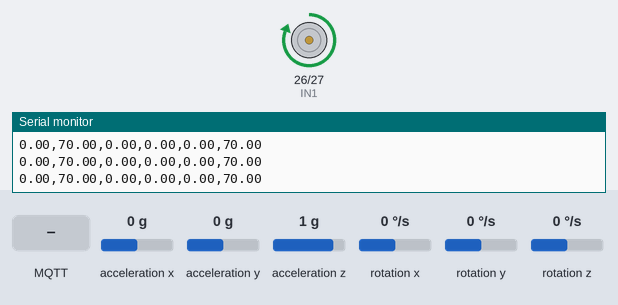
A sketch run on a simulated ESP32. On the bench: motor-driver pin pairs drawn as motors (green arrow = first pin HIGH = forward, orange = second pin HIGH = backward, longer = more drive), the last lines printed to the serial monitor. Wiring (inferred from the names in the program): MPU-6050 motion sensor at I2C address 0x68. The inputs (shaded band) are chosen by the test bench; at power-on: acceleration z 1 g, rotation x 0 °/s, acceleration x 0 g, acceleration y 0 g, rotation y 0 °/s, rotation z 0 °/s. WiFi joins after 1.5 s; servers stay silent unless stated; no MQTT or app messages arrive unless stated.

Above: at 3.2 s.
3.3 s: acceleration z set to 0.1 g
4.8 s: acceleration z set to -0.2 g
At 5.7 s:
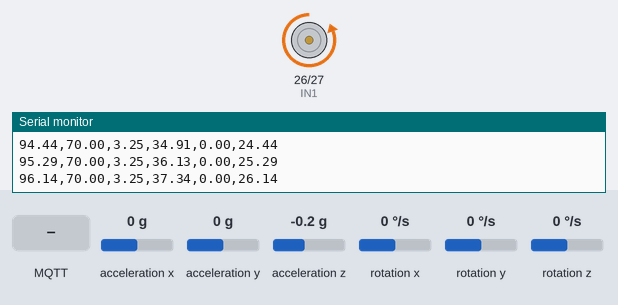
6.8 s: rotation x set to -100 °/s
At 9.7 s:
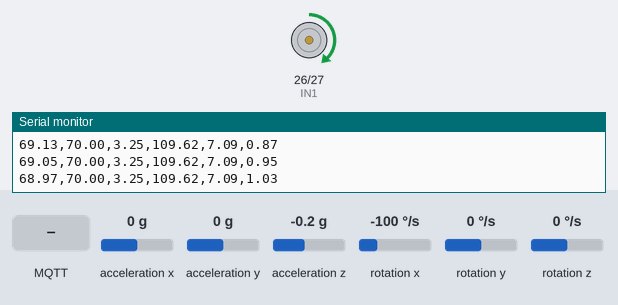
9.8 s: MQTT message "1" arrives on the first subscribed topic
12.8 s: MQTT message "on" arrives on the first subscribed topic
15.8 s: rotation x set to 0 °/s
Timing chart, 0 to 18.3 s (numbered marks = the images above; inputs shaded):
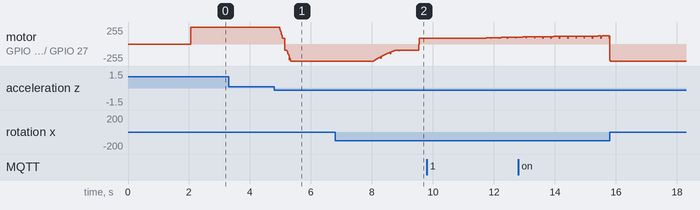

Measured:
- the behaviour switches between 0 and -0.1 g on acceleration z (found by bisection; images 0 and 1)

The sketch:

ESP32_code.ino
```cpp
#include <Wire.h>
#include <math.h>
#include <WiFi.h>
#include <PubSubClient.h>
#include <ArduinoJson.h>

#define MPU_ADDR 0x68

// ===== MOTOR PINS =====
#define IN1 26
#define IN2 27

// ===== PWM SETTINGS (ESP32 CORE 3.x) =====
const int freq = 5000;
const int resolution = 8;

// ===== WIFI & MQTT CONFIG =====
const char *ssid = "GlobeAtHome_81223_2.4"; //wifi name of common network
const char *password = "PWKatb2E"; //password of common network
const char *mqttBroker = "192.168.254.118"; //change to IP of server device
const int mqttPort = 1883;
const char *publishTopic = "performanceData";
const char *subscribeTopic = "commandData";

WiFiClient espClient;
PubSubClient client(espClient);
unsigned long lastMsg = 0;
char msg[50];
int value = 0;

// ===== PID PARAMETERS =====
float Kp = 15.0;
float Ki = 0.5;
float Kd = 3.5;

float roll = 0;
float setpoint = 70.0;
float integral = 0;
float previous_error = 0;
unsigned long timer;
const int READ_CYCLE_TIME = 1000;

// ===== ANALYTICS =====
unsigned long startTime = 0;
float maxRoll = 0;
bool systemStarted = false;
bool riseTimeCaptured = false;
bool settlingTimeCaptured = false;

float riseTime = 0;
float settlingTime = 0;
float overshoot = 0;
float steadyStateError = 0;
unsigned long settleStart = 0;


// CONNECT ESP32 TO COMMON WIFI NETWORK
void initWiFi() {
  WiFi.mode(WIFI_STA);
  WiFi.begin(ssid,password);
  Serial.print("Connecting to WiFi...");
  while (WiFi.status() != WL_CONNECTED) {
    Serial.print(".");
    delay(1000);
  }
  Serial.println(WiFi.localIP());
}

void callback(char* topic, byte* message, unsigned int length) {
  Serial.print("Message arrived on topic: ");
  Serial.print(topic);
  Serial.print(". Message: ");
  String messageTemp;

  for (int i = 0; i < length; i++) {
    Serial.print((char)message[i]);
    messageTemp += (char)message[i];
  }
}

void reconnect() {
  // Loop until we're reconnected
  while (!client.connected()) {
    Serial.print("Attempting MQTT connection...");
    // Attempt to connect
    if (client.connect("pidPropeller")) {
      Serial.println("connected");
      // Subscribe
      client.subscribe("commandData");
    } else {
      Serial.print("failed, rc=");
      Serial.print(client.state());
      Serial.println(" try again in 5 seconds");
      // Wait 5 seconds before retrying
      delay(5000);
    }
  }
}

void setup() {
  Serial.begin(115200);

  // PWM Attach
  ledcAttach(IN1, freq, resolution);
  ledcAttach(IN2, freq, resolution);

  // MPU6050 Init
  Wire.begin(21, 22);
  Wire.beginTransmission(MPU_ADDR);
  Wire.write(0x6B);
  Wire.write(0);
  Wire.endTransmission(true);

  timer = millis();
  Serial.println("Roll,Setpoint,RiseTime,Overshoot,SettlingTime,SteadyStateError");

  initWiFi();
  client.setServer(mqttBroker, mqttPort);
  client.setCallback(callback);
}

void loop() {
  if (!client.connected()) {
    reconnect();
  }
  client.loop();  // Corrected from 'Client.loop'

  // --- SENSOR READING & PID ---
  int16_t ax, ay, az, gx_raw;
  Wire.beginTransmission(MPU_ADDR);
  Wire.write(0x3B);
  Wire.endTransmission(false);
  Wire.requestFrom(MPU_ADDR, 14, true);

  ax = Wire.read() << 8 | Wire.read();
  ay = Wire.read() << 8 | Wire.read();
  az = Wire.read() << 8 | Wire.read();
  Wire.read();
  Wire.read();  // skip temp
  gx_raw = Wire.read() << 8 | Wire.read();

  float ax_g = ax / 16384.0;
  float ay_g = ay / 16384.0;
  float az_g = az / 16384.0;
  float gx_dps = gx_raw / 131.0;

  float roll_acc = atan2(ay_g, az_g) * 180.0 / PI;

  unsigned long now = millis();
  float dt = (now - timer) / 1000.0;
  if (dt <= 0) dt = 0.01;
  timer = now;

  // Complementary Filter
  roll = 0.99 * (roll + gx_dps * dt) + 0.01 * roll_acc;

  // PID Calculation
  float error = setpoint - roll;
  integral += error * dt;
  integral = constrain(integral, -50, 50);
  float derivative = (error - previous_error) / dt;
  float output = Kp * error + Ki * integral + Kd * derivative;
  previous_error = error;

  // --- ANALYTICS LOGIC ---
  if (!systemStarted && abs(error) > 2) {
    systemStarted = true;
    startTime = millis();
  }

  if (systemStarted) {
    if (!riseTimeCaptured && roll >= setpoint * 0.9) {
      riseTime = (millis() - startTime) / 1000.0;
      riseTimeCaptured = true;
    }
    if (roll > maxRoll) maxRoll = roll;
    if (maxRoll > setpoint) overshoot = ((maxRoll - setpoint) / setpoint) * 100.0;

    float settleBand = setpoint * 0.05;
    if (abs(error) < settleBand) {
      if (settleStart == 0) settleStart = millis();
      if (!settlingTimeCaptured && (millis() - settleStart >= 500)) {
        settlingTime = (settleStart - startTime) / 1000.0;
        settlingTimeCaptured = true;
      }
    } else {
      settleStart = 0;
    }
    steadyStateError = abs(error);
  }

  // --- MOTOR CONTROL ---
  int duty = constrain(abs((int)output), 0, 255);
  if (duty > 0 && duty < 90) duty = 90;

  if (output > 0) {
    ledcWrite(IN1, duty);
    ledcWrite(IN2, 0);
  } else {
    ledcWrite(IN1, 0);
    ledcWrite(IN2, duty);
  }

  // Serial Plotter output
  Serial.print(roll);
  Serial.print(",");
  Serial.print(setpoint);
  Serial.print(",");
  Serial.print(riseTime);
  Serial.print(",");
  Serial.print(overshoot);
  Serial.print(",");
  Serial.print(settlingTime);
  Serial.print(",");
  Serial.println(steadyStateError);

  delay(10);
}
```
